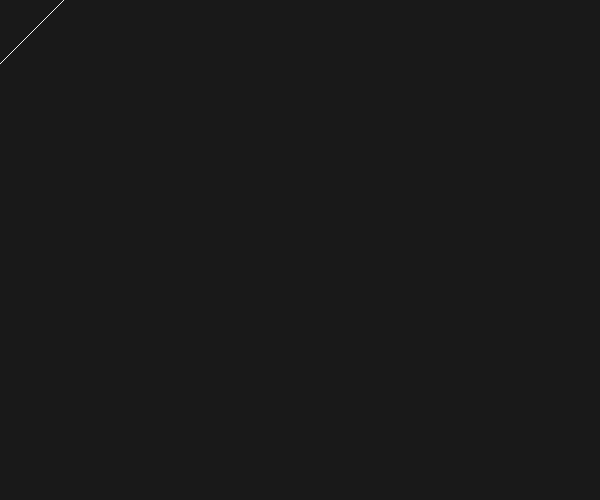
Frame 1 (no input)
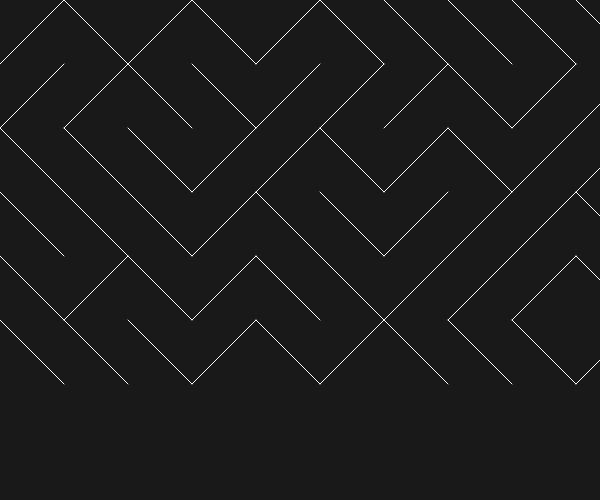
Frame 60 (no input)
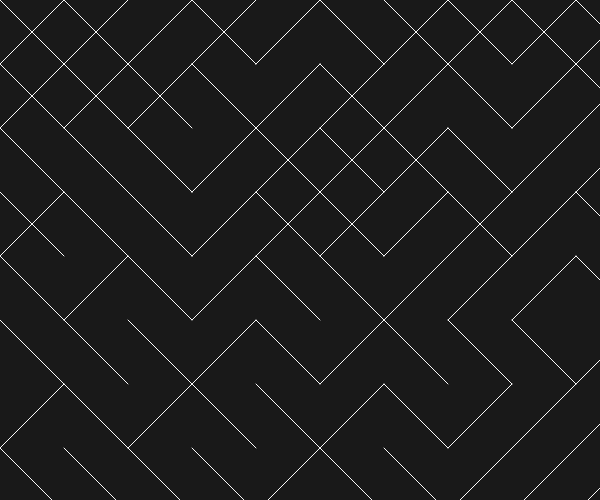
Frame 120 (the mouse pressed at the canvas centre since frame 60)

The p5.js sketch that drew these frames (run headless with seeded random() and noise() and a simulated clock; from frame 60 on, the mouse is pressed at the canvas centre):

// p5.js sketch
// ── sketch.js
var x = 0;
var y = 0;
var space = 64;
var end = 0;

function setup() {
	createCanvas(600, 500);
	background(25);
	li = width / space;
}

function draw() {
	stroke(250);
	if (random(1) < 0.5) {
		line(x, y, x + space, y + space);
	} else {
		line(x, y + space, x + space, y);
	}

	x += space;

	if (x > width) {
		x = 0;
		y += space;
	}
	if (y > height) {
		x = 0;
		y = 0;
		
		for (var i = 0; i < 1; i++) {
			// console.log ('for');
			if (end === 0 || end === 1) {
				end += 1;
				console.log(end);
				break;
			}

			if (end % 2 === 1) {
				end += 1;
			}

			if (end % 2 === 0) {
				space = Math.floor(space /= 2);
				console.log(end);
				end += 1;
			}
			
		}
		
	}

}
